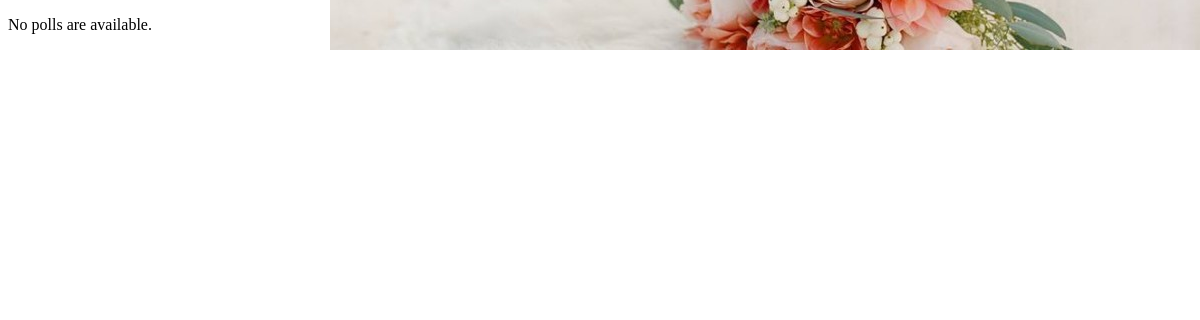
/polls/, run on an earlier commit of the app's database.
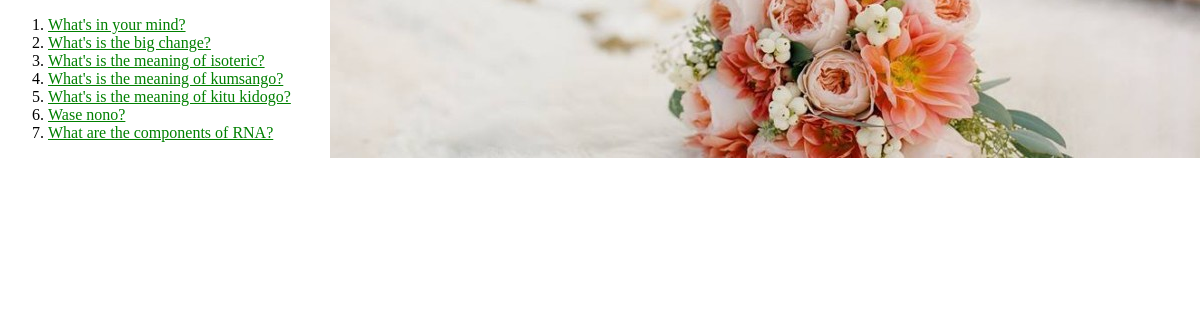
And on a later commit of the database.
### polls/models.py (models this page shows)
class Question(models.Model):
    question_text = models.CharField(max_length=200)
    publication_date = models.DateTimeField('date published')
    def __str__(self):
        return self.question_text
    def was_published_recently(self):
        now = timezone.now()
        return now - datetime.timedelta(days=1) <= self.publication_date <= now
    was_published_recently.admin_order_field = 'publication_date'
    was_published_recently.boolean = True
    was_published_recently.short_description = 'Published recently?'

### polls/views.py (the view)
# urls.py: path('', views.IndexView.as_view(), name = "index"),
class IndexView(generic.ListView):
    template_name = 'polls/index.html'
    context_object_name = 'latest_question_list'
    def get_queryset(self):
        return Question.objects.filter(
            publication_date__lte = timezone.now()
        ).order_by('publication_date')

### polls/templates/polls/index.html (shortened to what this page needs)
<!DOCTYPE html>
<html lang="en">
<head>
    {% load static %}
    <link rel="stylesheet" type="text/css" href="{% static 'polls/style.css' %}"/>
</head>
<body>
{% if latest_question_list %}
    <ol>
        {% for question in latest_question_list %}
            <li><a href="{% url 'polls:details' question.id %}">{{ question }}</a></li>
        {% endfor %}
    </ol>
{% else %}
    <p>No polls are available.</p>
{% endif %}
</body>
</html>

What changed in the data, as far as the page shows it:
added Question: question_text "What's in your mind?"
added Question: question_text "What's is the big change?"
added Question: question_text "What's is the meaning of isoteric?"
added Question: question_text "What's is the meaning of kumsango?"
added Question: question_text "What's is the meaning of kitu kidogo?"
added Question: question_text "Wase nono?"
added Question: question_text "What are the components of RNA?"
Also different on the page:
text no longer shown: "No polls are available."
